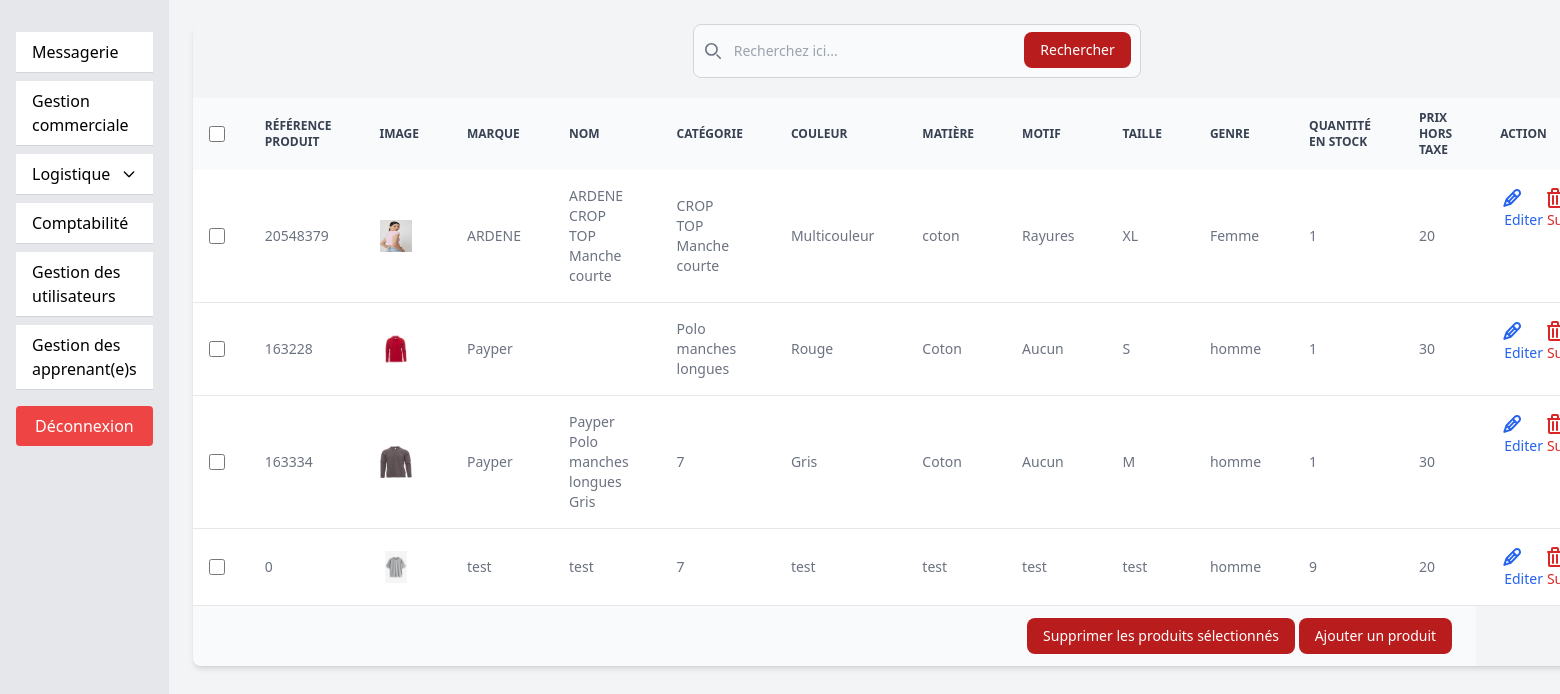
Page /back_office/products.php on the committed database.
### tables this page shows
CREATE TABLE `products` (
  `id` int NOT NULL,
  `reference_produit` int NOT NULL,
  `marque` varchar(255) NOT NULL,
  `categorie` varchar(255) NOT NULL,
  `nom` varchar(255) NOT NULL,
  `couleur` varchar(255) NOT NULL,
  `matiere` varchar(255) NOT NULL,
  `motif` varchar(255) NOT NULL,
  `taille` varchar(255) NOT NULL,
  `genre` varchar(255) NOT NULL,
  `description` text NOT NULL,
  `stock` int NOT NULL,
  `prix` int NOT NULL,
  `image` varchar(255) NOT NULL
);

### src/back_office/products.php (the view, shortened to what this page needs)
<?php
require_once("../connect.php");
$sql = "SELECT * FROM products ORDER BY marque";
$query = $db->prepare($sql);
$query->execute();
$produits = $query->fetchAll(PDO::FETCH_ASSOC);
?>
<!doctype html>
<html lang="fr">
<head>
  <link rel="stylesheet" href="../styles/output.css">
  <link rel="stylesheet" href="../styles/reset.css">
</head>
<body class="flex min-h-screen bg-gray-100">
  <?php include('navback.php'); ?>
  <div class="flex-1 p-6">
    <div class="relative overflow-x-auto shadow-md sm:rounded-lg">
      <form class="max-w-md mx-auto mb-5">
        <div class="relative">
          <div class="absolute inset-y-0 start-0 flex items-center ps-3 pointer-events-none">
          </div>
          <input type="search" id="default-search" class="block w-full p-4 ps-10 text-sm text-gray-900 border border-gray-300 rounded-lg bg-gray-50 focus:ring-red-500 focus:border-red-500" placeholder="Recherchez ici..." required />
          <button type="submit" class="text-white absolute end-2.5 bottom-2.5 bg-red-700 hover:bg-red-600 focus:ring-4 focus:outline-none focus:ring-red-300 font-medium rounded-lg text-sm px-4 py-2">Rechercher</button>
        </div>
      </form>
      <form action="deleteProduct.php" method="post">
        <table class="w-full text-sm text-left text-gray-500">
          <thead class="text-xs text-gray-700 uppercase bg-gray-50">
            <tr>
              <th scope="col" class="p-4">
                <div class="flex items-center">
                  <input id="checkbox-all-search" type="checkbox" class="w-4 h-4 text-blue-600 bg-gray-100 border-gray-300 rounded focus:ring-blue-500 focus:ring-2" onclick="toggleCheckboxes(this)">
                </div>
              </th>
              <th scope="col" class="px-6 py-3">Référence produit</th>
              <th scope="col" class="px-6 py-3">Image</th>
              <th scope="col" class="px-6 py-3">Marque</th>
              <th scope="col" class="px-6 py-3">Nom</th>
              <th scope="col" class="px-6 py-3">Catégorie</th>
              <th scope="col" class="px-6 py-3">Couleur</th>
              <th scope="col" class="px-6 py-3">Matière</th>
              <th scope="col" class="px-6 py-3">Motif</th>
              <th scope="col" class="px-6 py-3">Taille</th>
              <th scope="col" class="px-6 py-3">Genre</th>
              <th scope="col" class="px-6 py-3">Quantité en stock</th>
              <th scope="col" class="px-6 py-3">Prix hors taxe</th>
              <th scope="col" class="px-6 py-3">Action</th>
            </tr>
          </thead>
          <tbody>
            <?php if (empty($produits)) { ?>
              <tr class="bg-white border-b hover:bg-gray-50">
                <td colspan="13" class="px-6 py-4 text-center">Aucun produit enregistré.</td>
              </tr>
            <?php } else { ?>
              <?php foreach ($produits as $produit) { ?>
                <tr class="bg-white border-b hover:bg-gray-50">
                  <td class="w-4 p-4">
                    <div class="flex items-center">
                      <input name="<?=$produit["id"]?>" id="checkbox-table-search-<?=$produit["id"]?>" type="checkbox" class="w-4 h-4 text-blue-600 bg-gray-100 border-gray-300 rounded focus:ring-blue-500 focus:ring-2 product-checkbox">
                    </div>
                  </td>
                  <td class="px-6 py-4"><?=$produit["reference_produit"]?></td>
                  <td class="px-6 py-4">
                    <img src="<?=$produit["image"]?>" alt="photo de<?=$produit["reference_produit"]?>" class="w-8 h-8">
                  </td>
                  <td class="px-6 py-4"><?=$produit["marque"]?></td>
                  <td class="px-6 py-4"><?=$produit["nom"]?></td>
                  <td class="px-6 py-4"><?=$produit["categorie"]?></td>
                  <td class="px-6 py-4"><?=$produit["couleur"]?></td>
                  <td class="px-6 py-4"><?=$produit["matiere"]?></td>
                  <td class="px-6 py-4"><?=$produit["motif"]?></td>
                  <td class="px-6 py-4"><?=$produit["taille"]?></td>
                  <td class="px-6 py-4"><?=$produit["genre"]?></td>
                  <td class="px-6 py-4"><?=$produit["stock"]?></td>
                  <td class="px-6 py-4"><?=$produit["prix"]?></td>
                  <td class="flex items-center px-6 py-4 space-x-4">
                    <a href="edit_product.php?id=<?=$produit["id"]?>" class="text-blue-600 hover:underline">
                      <span class="ml-1">Editer</span>
                    </a>
                    <a href="deleteProduct.php?id=<?=$produit["id"]?>" class="text-red-600 hover:underline">
                      <span class="ml-1">Supprimer</span>
                    </a>
                  </td>
                </tr>
              <?php } ?>
          </tbody>
          <tfoot class="bg-gray-50">
            <tr>
              <td colspan="13" class="px-6 py-3 text-right">
                <button type="submit" class="text-white bg-red-700 hover:bg-red-600 focus:ring-4 focus:outline-none focus:ring-red-300 font-medium rounded-lg text-sm px-4 py-2">
                  Supprimer les produits sélectionnés
                </button>
                <a href="add_product.php">
                  <button type="button" class="text-white bg-red-700 hover:bg-red-600 focus:ring-4 focus:outline-none focus:ring-red-300 font-medium rounded-lg text-sm px-4 py-2">
                    Ajouter un produit
                  </button>
                </a>
              </td>
            </tr>
          </tfoot>
        </table>
        <?php } ?>
      </form>
    </div>
  </div>
</body>
</html>

### rows in the picture
products: reference_produit "20548379", image (picture), marque "ARDENE", nom "ARDENE CROP TOP Manche courte", categorie "CROP TOP Manche courte", couleur "Multicouleur", matiere "coton", motif "Rayures", taille "XL", genre "Femme", stock "1", prix "20"
products: reference_produit "163228", image (picture), marque "Payper", categorie "Polo manches longues", couleur "Rouge", matiere "Coton", motif "Aucun", taille "S", genre "homme", stock "1", prix "30"
products: reference_produit "163334", image (picture), marque "Payper", nom "Payper Polo manches longues Gris", categorie "7", couleur "Gris", matiere "Coton", motif "Aucun", taille "M", genre "homme", stock "1", prix "30"
products: reference_produit "0", image (picture), marque "test", nom "test", categorie "7", couleur "test", matiere "test", motif "test", taille "test", genre "homme", stock "9", prix "20"
